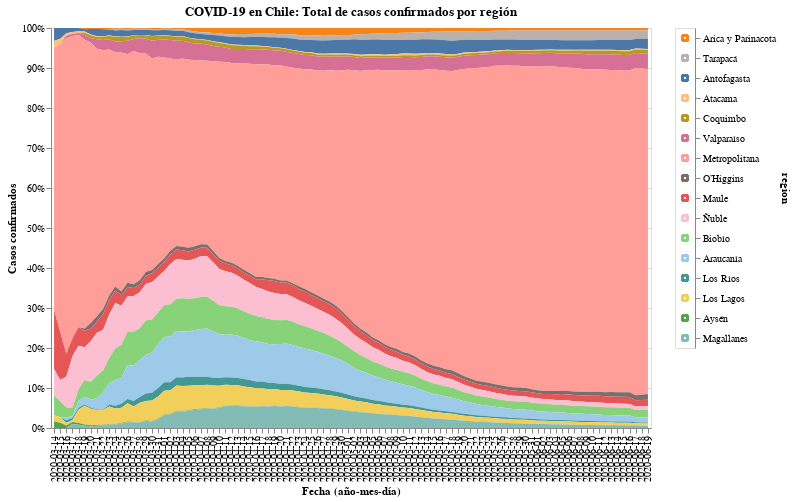

Source (notebook cell):
### Markdown cell above
Fuente: [Ministerio de Ciencia](https://github.com/MinCiencia/Datos-COVID19)

### Code cell
#hide
selection2 = alt.selection_multi(fields=['region'], on='mouseover')
color = alt.condition(selection2,
                    alt.Color('region:N', scale=alt.Scale(scheme='tableau20'), legend=None),
                    alt.value('lightgray'))

chart = alt.Chart(data.iloc[176:]).mark_area().encode(
    x=alt.X('date:O', axis=alt.Axis(title='Fecha (año-mes-día)')),
    y=alt.Y('casos', axis=alt.Axis(title='Casos confirmados'), stack="normalize"),
    color=color,
    tooltip=['date', 'region', 'casos'],
    order=alt.Order(
    # Sort the segments of the bars by this field
    'codigo region',
    sort='descending'
    )
).properties(
    title='COVID-19 en Chile: Total de casos confirmados por región'
).add_selection(
    selection2
)

legend = alt.Chart(data).mark_point().encode(
    y=alt.Y('region:N', axis=alt.Axis(orient='right'), sort=regiones),
    color=color
).add_selection(
    selection2
)

chart.properties(width=600, height=400) | legend

### Figure 1 — Vega-Lite specification as saved in the notebook (floating-point values rounded to 4 significant figures; data arrays with more than 128 entries replaced by an {"elided": "..."} marker saying what was removed)
{"config": {"view": {"continuousWidth": 400, "continuousHeight": 300}}, "hconcat": [{"data": {"name": "data-07384e32c5139dca2dc2bf9b45c23135"}, "mark": "area", "encoding": {"color": {"condition": {"type": "nominal", "field": "region", "legend": null, "scale": {"scheme": "tableau20"}, "selection": "selector004"}, "value": "lightgray"}, "order": {"type": "quantitative", "field": "codigo region", "sort": "descending"}, "tooltip": [{"type": "nominal", "field": "date"}, {"type": "nominal", "field": "region"}, {"type": "quantitative", "field": "casos"}], "x": {"type": "ordinal", "axis": {"title": "Fecha (año-mes-día)"}, "field": "date"}, "y": {"type": "quantitative", "axis": {"title": "Casos confirmados"}, "field": "casos", "stack": "normalize"}}, "height": 400, "selection": {"selector004": {"type": "multi", "fields": ["region"], "on": "mouseover"}}, "title": "COVID-19 en Chile: Total de casos confirmados por región", "width": 600}, {"data": {"name": "data-dff1f329dd5b460a9344a425fb7fc1c9"}, "mark": "point", "encoding": {"color": {"condition": {"type": "nominal", "field": "region", "legend": null, "scale": {"scheme": "tableau20"}, "selection": "selector004"}, "value": "lightgray"}, "y": {"type": "nominal", "axis": {"orient": "right"}, "field": "region", "sort": ["Arica y Parinacota", "Tarapacá", "Antofagasta", "Atacama", "Coquimbo", "Valparaíso", "Metropolitana", "O’Higgins", "Maule", "Ñuble", "Biobío", "Araucanía", "Los Ríos", "Los Lagos", "Aysén", "Magallanes"]}}, "selection": {"selector004": {"type": "multi", "fields": ["region"], "on": "mouseover"}}}], "$schema": "https://vega.github.io/schema/vega-lite/v4.8.1.json", "datasets": {"data-07384e32c5139dca2dc2bf9b45c23135": {"elided": "1568 records"}, "data-dff1f329dd5b460a9344a425fb7fc1c9": {"elided": "1744 records"}}}
